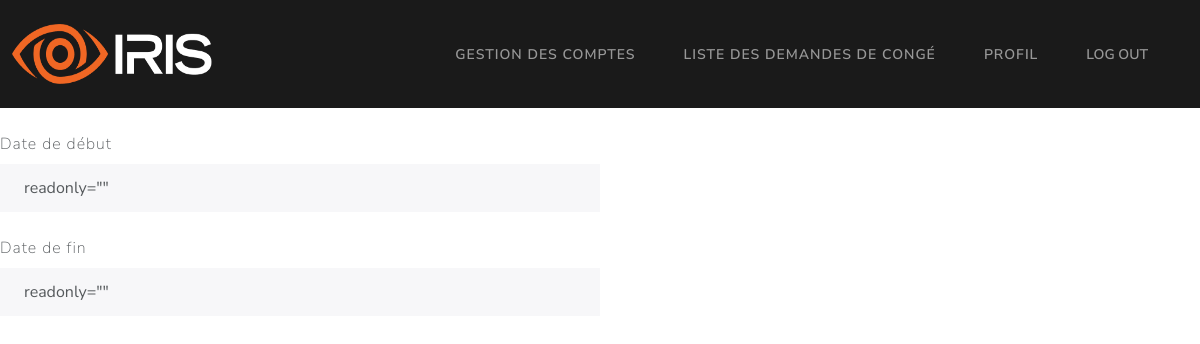
Page /GRH/demande_congé/1 (signed in) on the earlier database version.
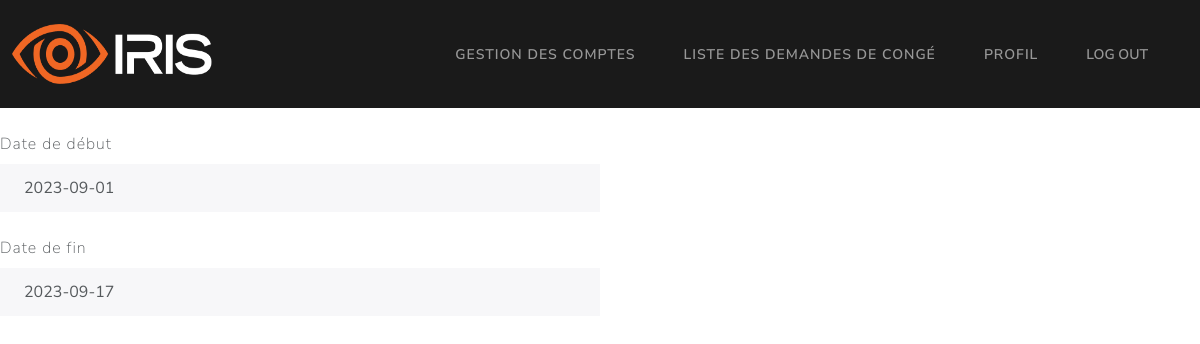
Same page on the later database version.
### Models/models.py (models this page shows, shortened)
class demandeCongé(db.Model):
    id = db.Column(db.Integer, primary_key=True)
    date_debut = db.Column(db.String, unique=False, nullable=False)
    date_fin = db.Column(db.String, unique=False, nullable=False)
    statut = db.Column(db.String, unique=False, nullable=False)
    employee_matricule = db.Column(db.String, unique=False, nullable=False)
    motif_refus = db.Column(db.String, unique=False, nullable=True)

### middleware.py (the view)
    def check_GRH(*args, **kwargs):
        try:
            matricule = session['user']
            user = userLoginCredentials.query.filter_by(matricule=matricule).first()
            if (user.role != 'GRH'):
                if(user.role == 'Employé'):
                    return redirect("/Employé/home")
                return redirect("/manager/home")
        except:
            return redirect("/")
        return f(*args, **kwargs)

### Controllers/GRHController.py (called while the page is built)
def getPendingDemande(id):
    try:
        demande = demandeCongé.query.filter_by(id=id).first()
        return render_template("/GRH/detailsDemande.html", demande=demande)
    except Exception as e:
        return render_template("/GRH/detailsDemande.html", error=str(e))

### app.py (called while the page is built)
@app.route("/GRH/demande_congé/<int:id>", endpoint="details_demande")
@check_if_GRH
def details_demande(id):
	return getPendingDemande(id)

### templates/GRH/detailsDemande.html (shortened to what this page needs)
{% extends '/GRH/base.html' %}
{% block content %}
<div class="form-group">
  <label class="form-label mt-4" for="readOnlyInput">Date de début</label>
  <input
    class="form-control"
    id="readOnlyInput"
    type="text"
    value={{
    demande.date_debut
    }}
    readonly=""
  />
</div>
<div class="form-group">
  <label class="form-label mt-4" for="readOnlyInput">Date de fin</label>
  <input
    class="form-control"
    id="readOnlyInput"
    type="text"
    value={{
    demande.date_fin
    }}
    readonly=""
  />
</div>
<br />
{% endblock %}

### templates/GRH/base.html (shortened to what this page needs)
<!DOCTYPE html>
<html>
  <head>
    <link rel="stylesheet" href="{{ url_for('static', filename='bootstrap.css') }}" />
  </head>
  <body>
    <nav class="navbar navbar-expand-lg bg-primary" data-bs-theme="dark">
      <div class="container-fluid">
        <div>
            <img src="/static/g22.png" width="200" height="60">
        </div>
        <div class="collapse navbar-collapse" id="navbarColor01">
          <ul class="navbar-nav me-auto">
            <li class="nav-item">
              <a class="nav-link" href="gestion_comptes">Gestion des comptes</a>
            </li>
            <li class="nav-item">
              <a class="nav-link" href="demandes_congé">Liste des demandes de congé</a>
            </li>
            <li class="nav-item">
              <a class="nav-link" href="home">Profil</a>
            </li>
            <li class="nav-item">
              <button type="Submit" form="myForm" class="nav-link">LOG OUT</a>
            </li>
          </ul>
        </div>
      </div>
    </nav>
    {% block content %} {% endblock %}
  </body>
</html>

Differences in the rows shown:
added demandeCongé: date_debut "2023-09-01", date_fin "2023-09-17"
Other differences:
form field value: "readonly=\"\"" → (not shown)
